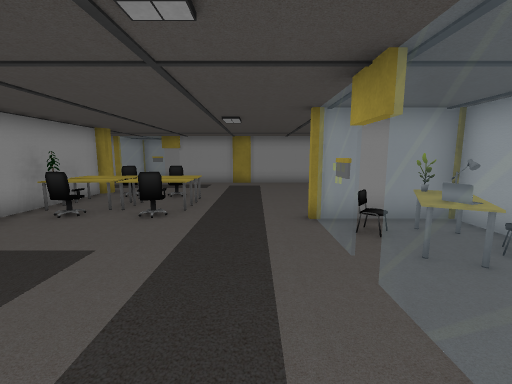
[1] (above)

24 first-person views from a walk through a Unity game level. The camera is 1.5 m above the floor, tilts 8° down and sees 90° across. Doors are open. The floor is counted in squares, 1 m on a side. Each view is taken from the middle of a square. On the plan, view 1 faces up. The plan holds only what a view shows up to about 13 squares ahead; the rest is blank. The place goes on beyond the plan. The player character is not drawn. Some surface patterns are stand-ins.

[2]
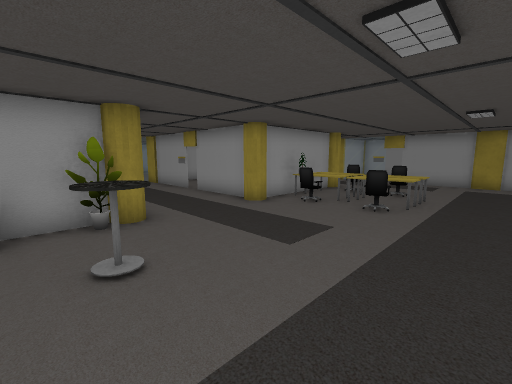

[3]
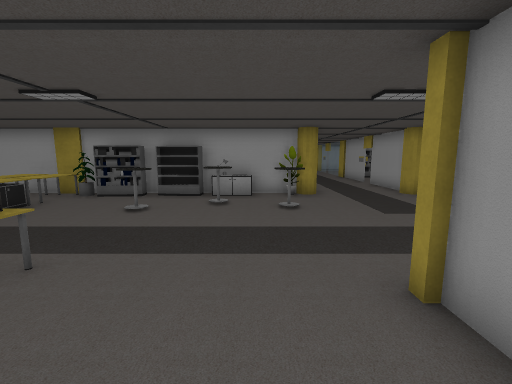

[4]
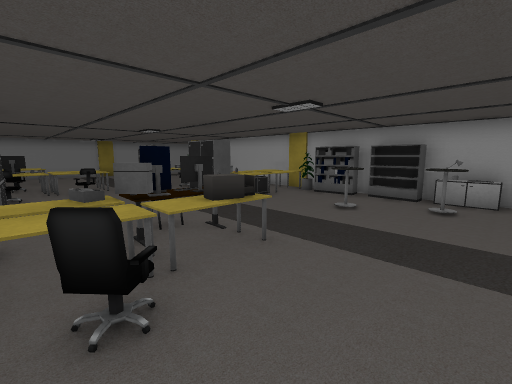

[5]
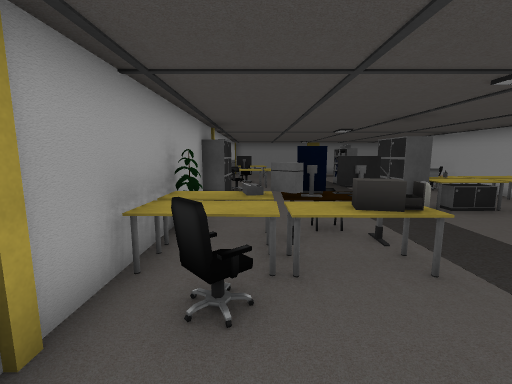

[6]
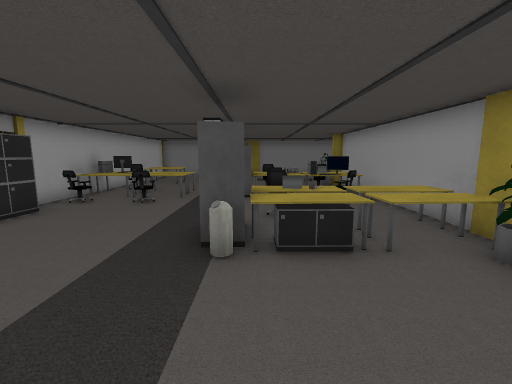

[7]
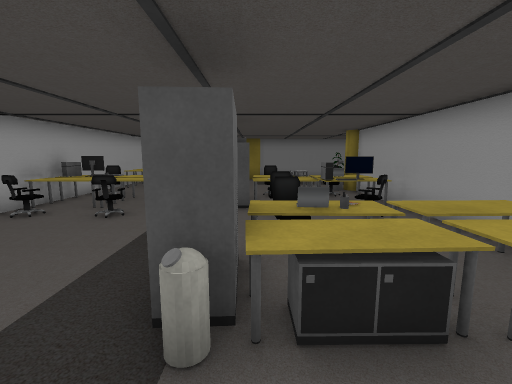

[8]
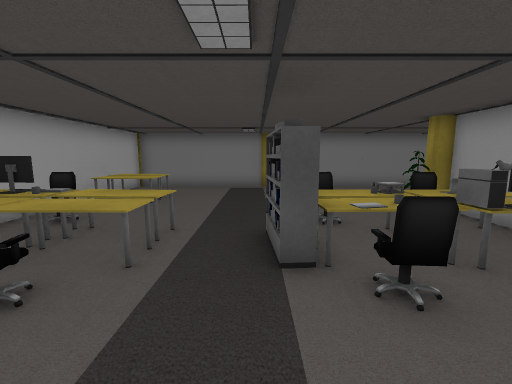

[9]
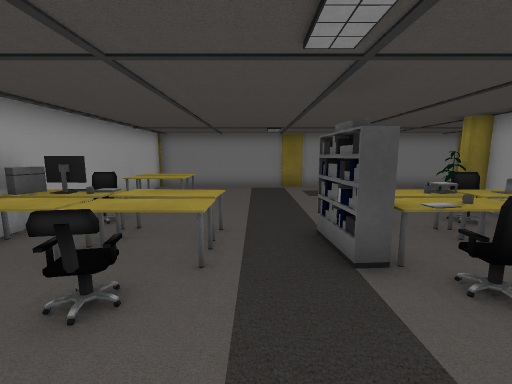

[10]
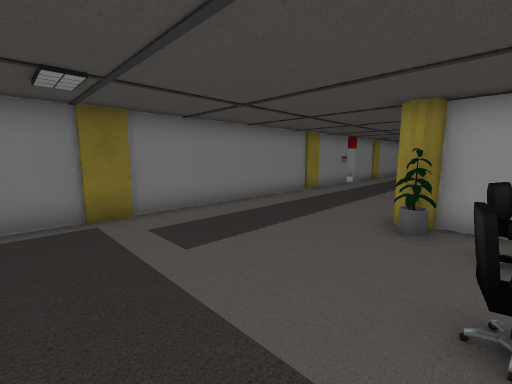

[11]
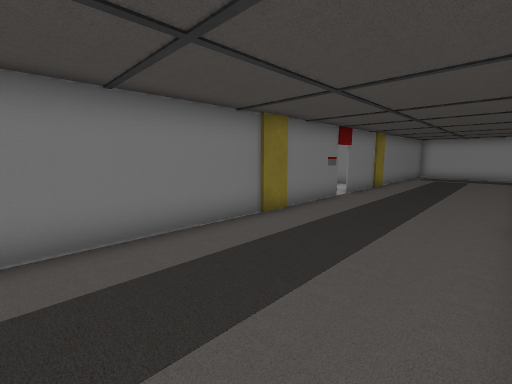

[12]
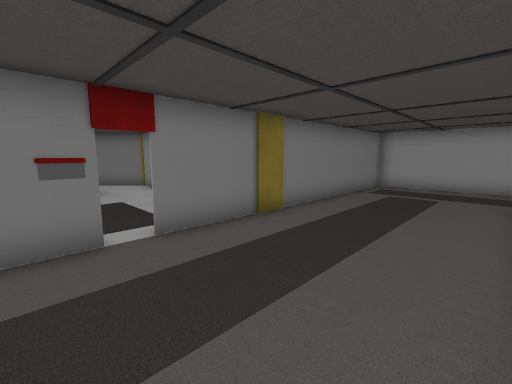

[13]
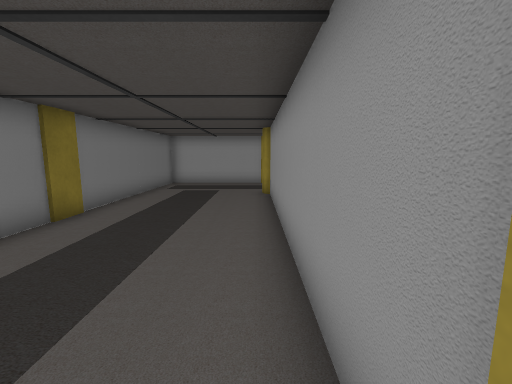

[14]
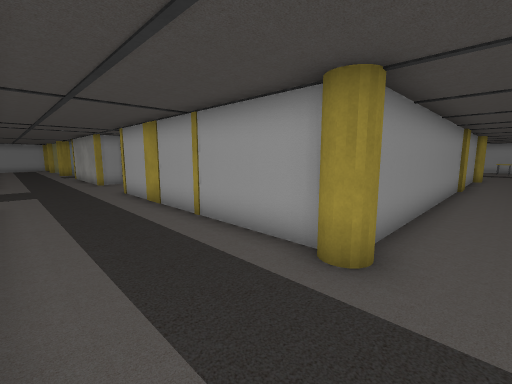

[15]
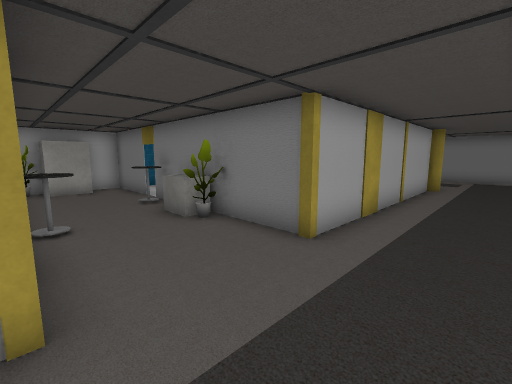

[16]
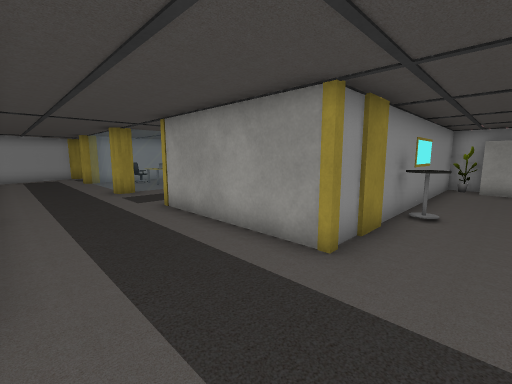

[17]
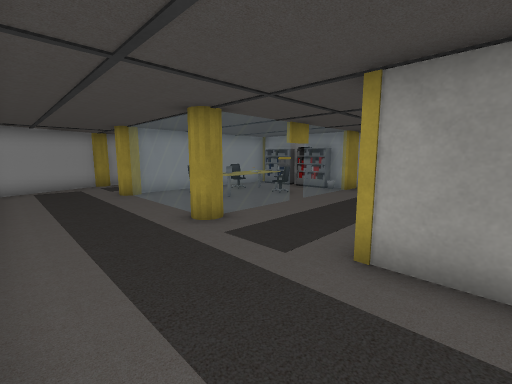

[18]
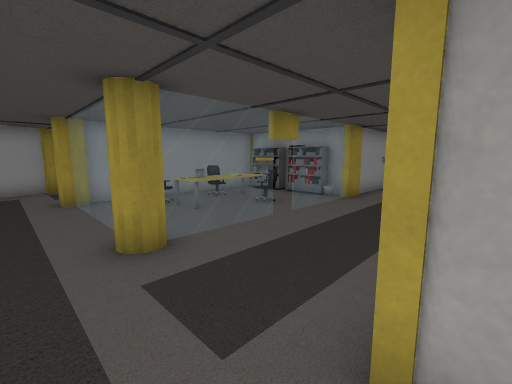

[19]
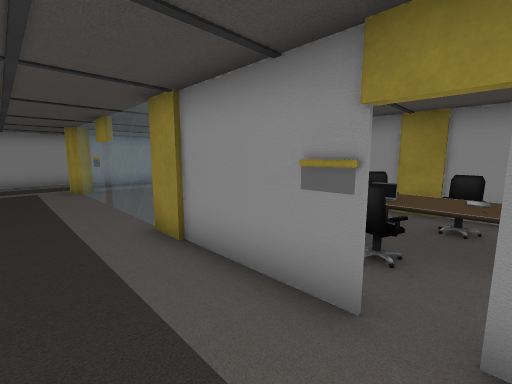

[20]
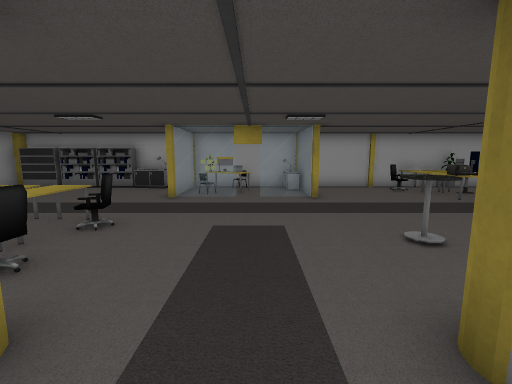

[21]
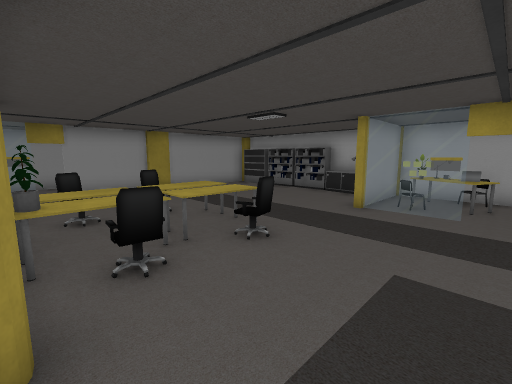

[22]
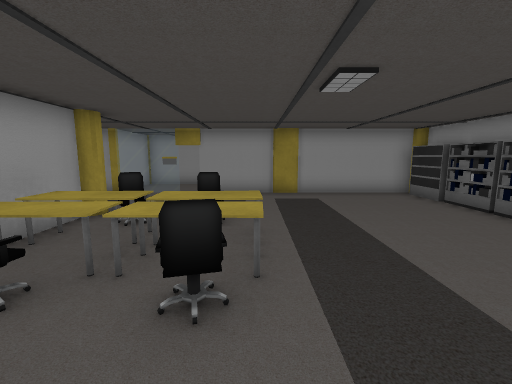

[23]
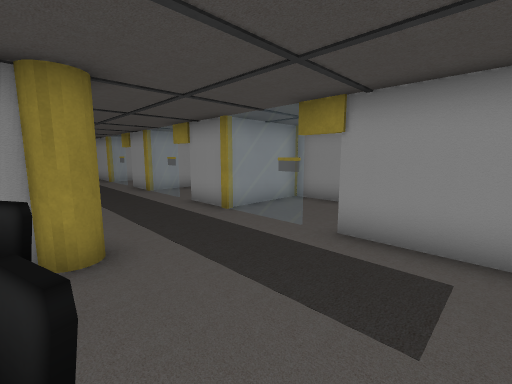

[24]
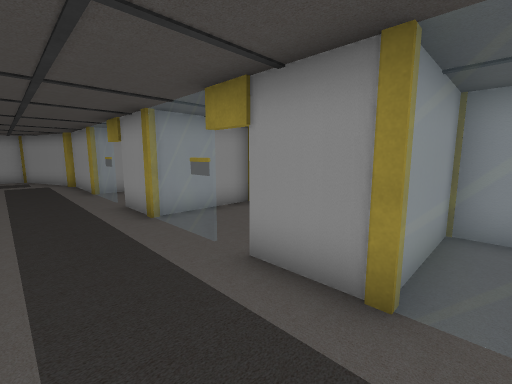

### Floor plan
Key: @ floor where view 1 was taken; # wall or solid block; x gap in a wall; . floor; D open door; = window, fence, low wall or low ledge; C cylinder; H chair; P plant; L laptop; T table; A cabinet; S shelf; M monitor; U computer; R printer; B block; O other object.
Columns run from 27 left of view 1 to 5 right of it. Each row starts with its distance up from view 1.
 17               #    #
 16         #    ##..  # ..
 15     CC###==OD#==OD##=ODx#########
 14   ###..........................S#
 13  #.............................S#
 12  ..............................S#
 11  ...CC############  CC.........S#
 10  ....C...H..S  HH#  CCH.H......S#
  9  ....=OO HO.S  HH    OOOOO.....S#
  8  ....=. O O.S TLLOTT OOOOO.....A#
  7  ....=.OOHH.S  HHT   OOOOH.....A#
  6  ....=......S       CCH.H....####
  5 #...CC==OD==####OD##CC.......HPO#
  4 #...........................O=LO#
  3 #...........................DDOO#
  2  .......           ..........=AA#
  1  ....#              CP.......##A#
  0  ....#               #.TT..@....#
 -1  ....#               A..........#
 -2  ....#               OTT........#
 -3  ....#               S.T......H.#
 -4  ....###########     S..T...OOOH#
 -5  .......T.....OO     S..T...MMUO#
 -6  .............BB     S......O RO#
 -7  .......B.TT...#     S.......O..#
 -8  ....###B #DD###     OOOOAA.... #
 -9  ....#         #     OOOLAA.... #
-10  ....#               OOOLH.....A#
-11  ....#               #..H......A#
-12  ....#               #O.H....O.O#
-13  ....#               OOOLL..OOOO#
-14  ....#               OOUOSS.OOOO#
-15  ....#               OOOOSS.OOOU#
-16  ....#               #H.HH....HH#
-17  ...CC############# CCO.........#
-18 #....C...............C.......OOO#
-19 #............................OOO#
-20 #............................OOO#
-21 #.............................  #
-22 #...............................#
-23 ############DO###################
-24           ....

Where each view was taken, in squares from view 1:
view 1: 0 up, 0 right, facing up
view 2: 1 down, 0 right, facing up-left
view 3: 1 down, 4 right, facing left
view 4: 1 down, 4 right, facing down-left
view 5: 1 down, 3 right, facing down
view 6: 4 down, 2 left, facing down
view 7: 6 down, 2 left, facing down
view 8: 10 down, 1 left, facing down
view 9: 10 down, 0 right, facing down
view 10: 16 down, 0 right, facing down-left
view 11: 18 down, 5 left, facing down-left
view 12: 18 down, 13 left, facing down-left
view 13: 18 down, 12 left, facing left
view 14: 19 down, 26 left, facing up-right
view 15: 4 down, 25 left, facing down-right
view 16: 6 down, 26 left, facing up-right
view 17: 0 up, 26 left, facing up-right
view 18: 1 up, 24 left, facing up-right
view 19: 3 up, 10 left, facing up-left
view 20: 3 up, 8 left, facing right
view 21: 3 up, 6 left, facing up-right
view 22: 4 up, 2 left, facing up
view 23: 10 up, 2 left, facing up-left
view 24: 12 up, 7 left, facing up-left
